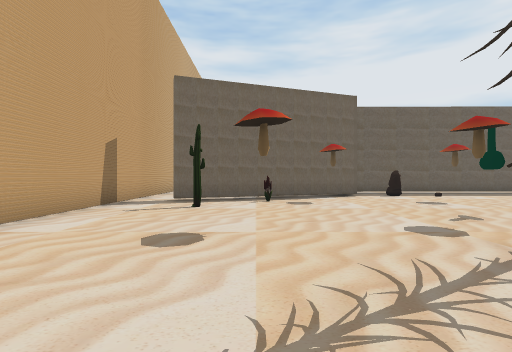
[1] (above)

21 first-person views from a walk through a Unity game level. The camera is 1.4 m above the floor, looks level and sees 85° across. The floor is counted in squares, 2 m on a side. Each view is taken from the middle of a square. On the plan, view 1 faces up. The plan holds only what a view shows up to about 9 squares ahead; the rest is blank. The place goes on beyond the plan. The player is left out. Some animated figures are not drawn.

[2]
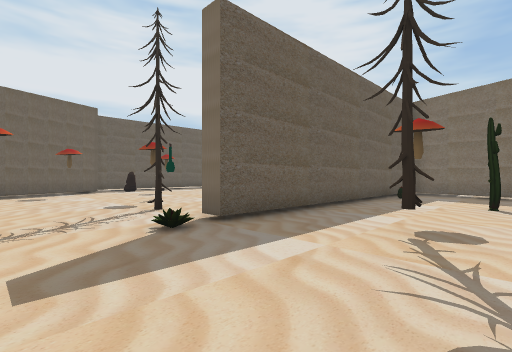

[3]
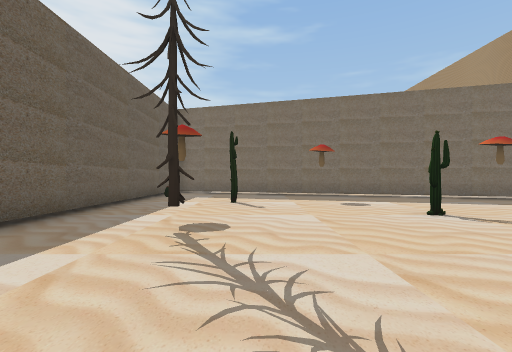

[4]
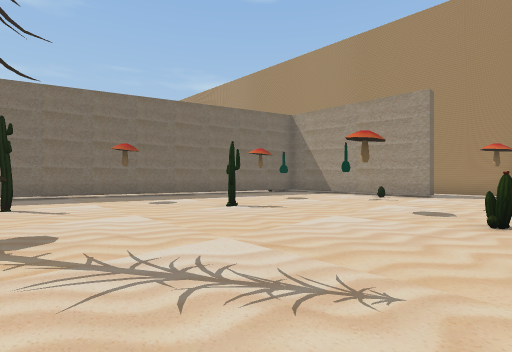

[5]
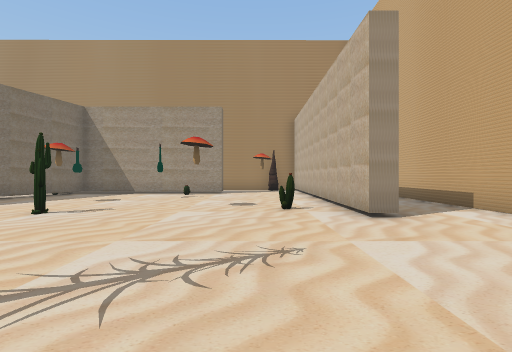

[6]
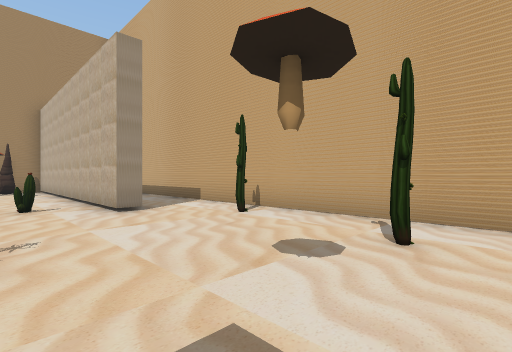

[7]
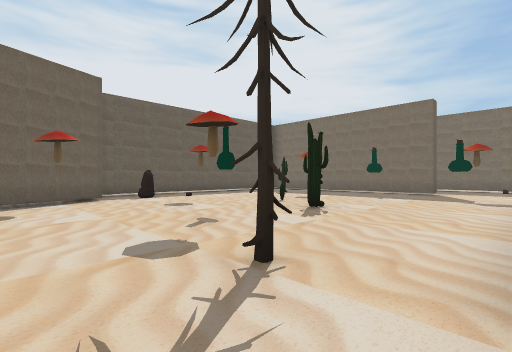

[8]
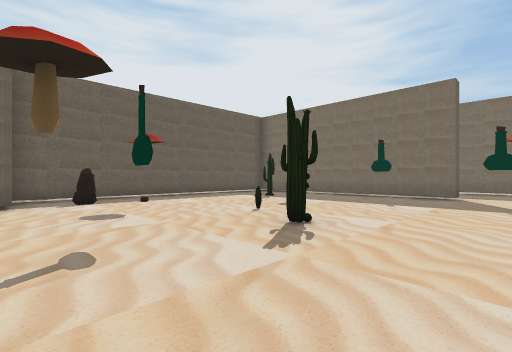

[9]
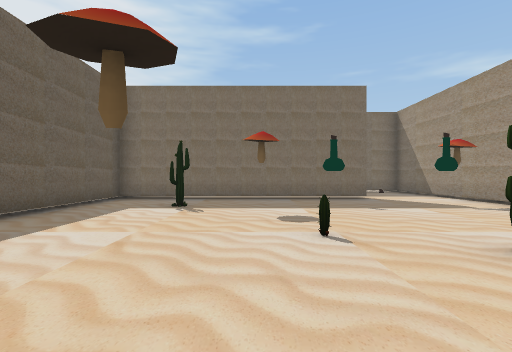

[10]
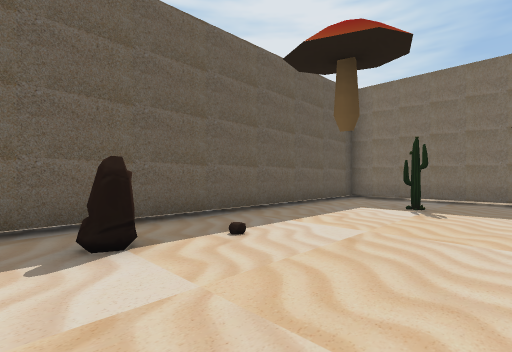

[11]
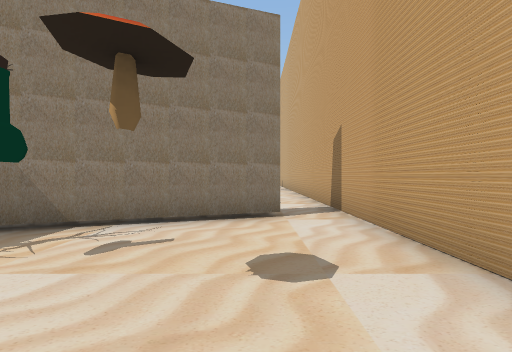

[12]
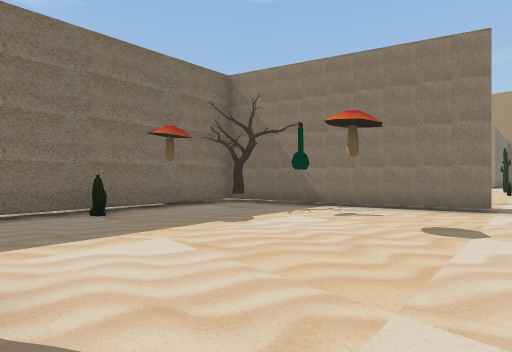

[13]
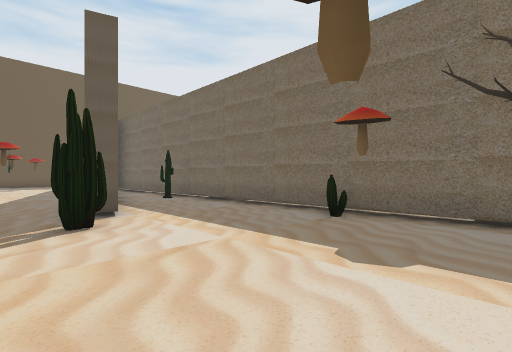

[14]
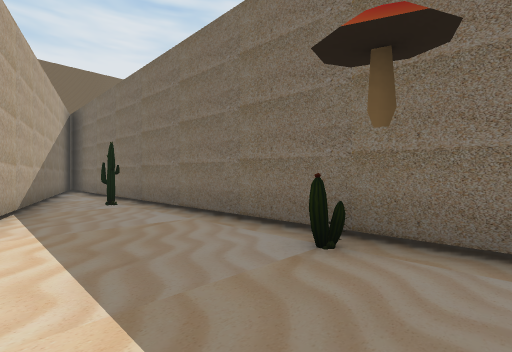

[15]
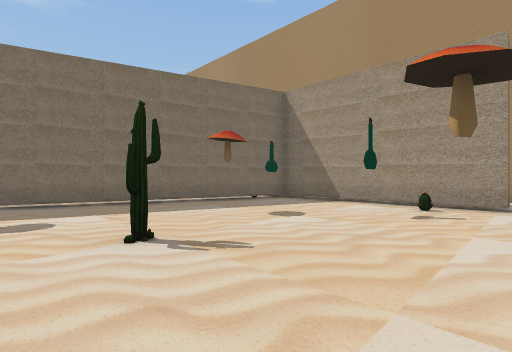

[16]
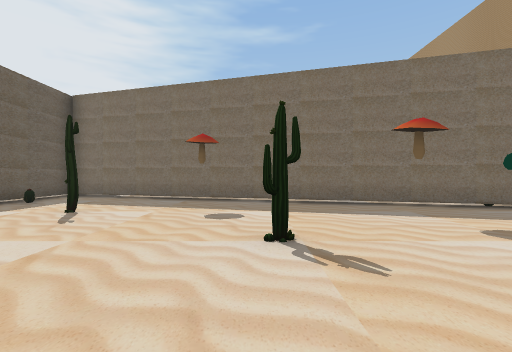

[17]
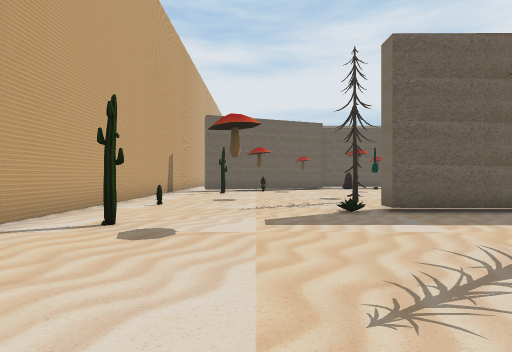

[18]
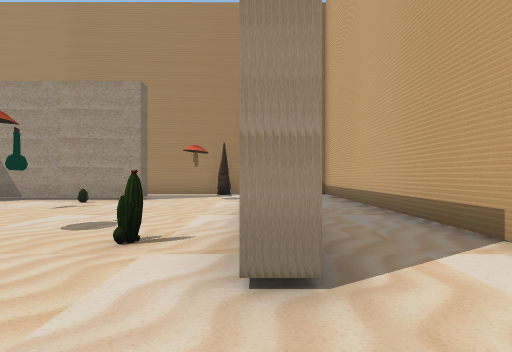

[19]
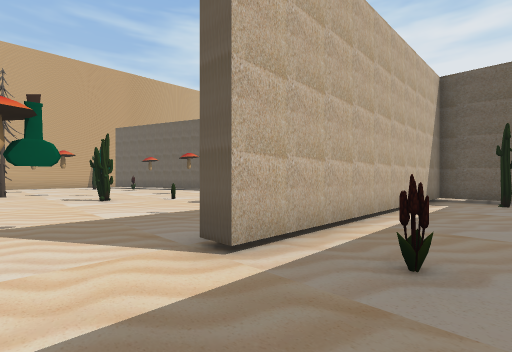

[20]
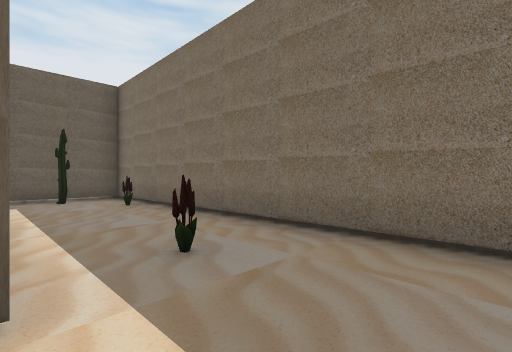

[21]
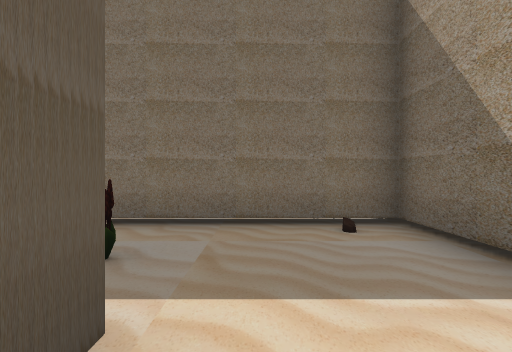

### Floor plan
Key: @ floor where view 1 was taken; # wall or solid block; . floor; C cactus; T tree; R rock; H thing the floor can be seen under or through; O other object.
Columns run from 4 left of view 1 to 16 right of it. Each row starts with its distance up from view 1.
 23      #
 22    ..#.
 21    ..#.#
 20   ..##.#
 19   ..#.C#
 18   ..#..#
 17   ..#..#
 16   .....#.
 15  ..C...#.
 14  ......#.
 13  .....C#.
 12  ......#..       ...
 11 #.....T###########HH#
 10 #.....##.R.......#.C#
  9 #..####.......C..#..C
  8 #.##O............#..#
  7 #................#..#
  6 #..C.......C.....#..#
  5 #.........C......#..#
  4 #................#C.#
  3 #......T............#
  2 #.O.................#
  1 #......##############
  0 #...@. ......O.#
 -1 #.C............#
 -2 #.......T..C...#
 -3 #..............#
 -4 #C............##
 -5 #.............#.
 -6 #..#.....C....#.
 -7 #..#C........##
 -8 #..#.........#.
 -9 #..#.........#.
-10 #..#........##
-11 #. #....C...O.
-12 #.  ........#.

Where each view was taken, in squares from view 1:
view 1: 0 up, 0 right, facing up
view 2: 3 down, 0 right, facing up-right
view 3: 3 down, 0 right, facing right
view 4: 2 down, 0 right, facing down-right
view 5: 1 down, 1 right, facing down
view 6: 0 up, 1 right, facing down-left
view 7: 1 up, 1 right, facing up-right
view 8: 2 up, 3 right, facing up-right
view 9: 7 up, 4 right, facing right
view 10: 7 up, 4 right, facing up-right
view 11: 13 up, 2 left, facing down
view 12: 15 up, 3 left, facing down-right
view 13: 11 up, 2 left, facing up-right
view 14: 12 up, 0 right, facing up-right
view 15: 5 down, 2 right, facing down-right
view 16: 6 down, 2 right, facing right
view 17: 5 down, 0 right, facing up
view 18: 4 down, 1 left, facing down
view 19: 2 up, 15 right, facing up-left
view 20: 2 up, 13 right, facing up-right
view 21: 3 up, 12 right, facing right
